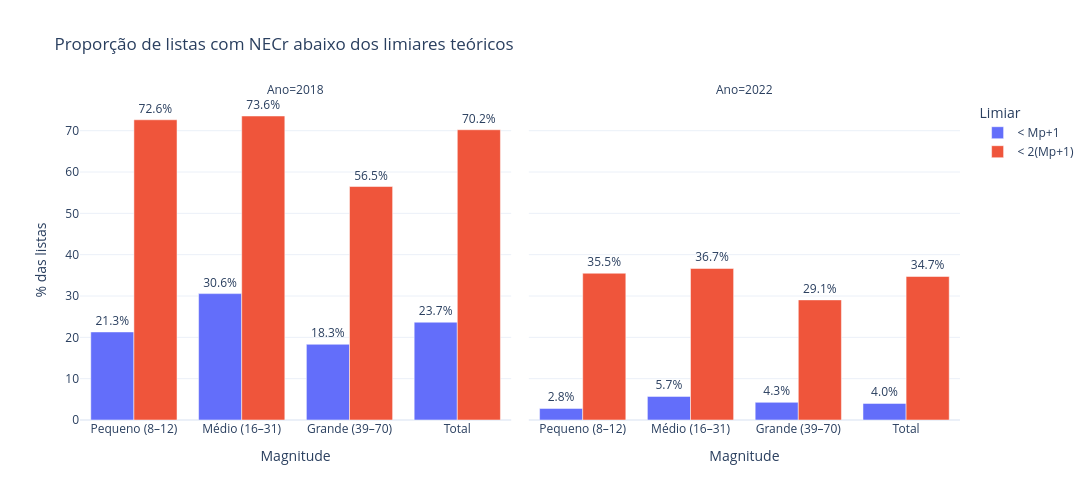

The notebook cell saved with this chart:
### Markdown cell above
## 8. Proporção de listas abaixo de $M_p$+1 e 2×($M_p$+1) — por magnitude do distrito × ano

### Code cell
resultados = []
for ano in ["2018", "2022"]:
    for dm in ordem_dm + ["Total"]:
        sub = listas_rec[listas_rec.ano_eleicao == ano]
        if dm != "Total":
            sub = sub[sub.dm_cat == dm]
        if len(sub) == 0:
            continue
        mpp1 = sub["Mp"] + 1
        resultados.append({
            "Ano": ano, "Magnitude": dm, "n": len(sub),
            "< Mp+1":    (sub["NECr"] < mpp1).mean() * 100,
            "< 2(Mp+1)": (sub["NECr"] < 2 * mpp1).mean() * 100,
        })
prop_tab = pd.DataFrame(resultados)
prop_tab["Magnitude"] = pd.Categorical(prop_tab["Magnitude"], categories=ordem_dm + ["Total"], ordered=True)

long_prop = prop_tab.melt(id_vars=["Ano", "Magnitude", "n"], value_vars=["< Mp+1", "< 2(Mp+1)"],
                           var_name="limiar", value_name="pct")

fig = px.bar(
    long_prop, x="Magnitude", y="pct", color="limiar", barmode="group", facet_col="Ano",
    text=long_prop["pct"].round(1).astype(str) + "%",
    labels={"pct": "% das listas", "limiar": "Limiar"},
    title="Proporção de listas com NECr abaixo dos limiares teóricos",
)
fig.update_traces(textposition="outside")
fig.update_layout(template="plotly_white", width=1100, height=500)
fig.show()

### Figure 1 — Plotly figure (JSON) as saved in the notebook; plotly's stock layout.template omitted (floating-point values rounded to 4 significant figures)
{"data": [{"alignmentgroup": "True", "hovertemplate": "Limiar=< Mp+1<br>Ano=2018<br>Magnitude=%{x}<br>% das listas=%{y}<br>text=%{text}<extra></extra>", "legendgroup": "< Mp+1", "marker": {"color": "#636efa", "pattern": {"shape": ""}}, "name": "< Mp+1", "offsetgroup": "< Mp+1", "orientation": "v", "showlegend": true, "text": ["21.3%", "30.6%", "18.3%", "23.7%"], "textposition": "outside", "type": "bar", "x": ["Pequeno (8–12)", "Médio (16–31)", "Grande (39–70)", "Total"], "xaxis": "x", "y": [21.31, 30.58, 18.32, 23.66], "yaxis": "y"}, {"alignmentgroup": "True", "hovertemplate": "Limiar=< Mp+1<br>Ano=2022<br>Magnitude=%{x}<br>% das listas=%{y}<br>text=%{text}<extra></extra>", "legendgroup": "< Mp+1", "marker": {"color": "#636efa", "pattern": {"shape": ""}}, "name": "< Mp+1", "offsetgroup": "< Mp+1", "orientation": "v", "showlegend": false, "text": ["2.8%", "5.7%", "4.3%", "4.0%"], "textposition": "outside", "type": "bar", "x": ["Pequeno (8–12)", "Médio (16–31)", "Grande (39–70)", "Total"], "xaxis": "x2", "y": [2.804, 5.714, 4.274, 4.012], "yaxis": "y2"}, {"alignmentgroup": "True", "hovertemplate": "Limiar=< 2(Mp+1)<br>Ano=2018<br>Magnitude=%{x}<br>% das listas=%{y}<br>text=%{text}<extra></extra>", "legendgroup": "< 2(Mp+1)", "marker": {"color": "#EF553B", "pattern": {"shape": ""}}, "name": "< 2(Mp+1)", "offsetgroup": "< 2(Mp+1)", "orientation": "v", "showlegend": true, "text": ["72.6%", "73.6%", "56.5%", "70.2%"], "textposition": "outside", "type": "bar", "x": ["Pequeno (8–12)", "Médio (16–31)", "Grande (39–70)", "Total"], "xaxis": "x", "y": [72.64, 73.55, 56.49, 70.23], "yaxis": "y"}, {"alignmentgroup": "True", "hovertemplate": "Limiar=< 2(Mp+1)<br>Ano=2022<br>Magnitude=%{x}<br>% das listas=%{y}<br>text=%{text}<extra></extra>", "legendgroup": "< 2(Mp+1)", "marker": {"color": "#EF553B", "pattern": {"shape": ""}}, "name": "< 2(Mp+1)", "offsetgroup": "< 2(Mp+1)", "orientation": "v", "showlegend": false, "text": ["35.5%", "36.7%", "29.1%", "34.7%"], "textposition": "outside", "type": "bar", "x": ["Pequeno (8–12)", "Médio (16–31)", "Grande (39–70)", "Total"], "xaxis": "x2", "y": [35.51, 36.67, 29.06, 34.72], "yaxis": "y2"}], "layout": {"annotations": [{"font": {}, "showarrow": false, "text": "Ano=2018", "x": 0.245, "xanchor": "center", "xref": "paper", "y": 1.0, "yanchor": "bottom", "yref": "paper"}, {"font": {}, "showarrow": false, "text": "Ano=2022", "x": 0.755, "xanchor": "center", "xref": "paper", "y": 1.0, "yanchor": "bottom", "yref": "paper"}], "barmode": "group", "height": 500, "legend": {"title": {"text": "Limiar"}, "tracegroupgap": 0}, "title": {"text": "Proporção de listas com NECr abaixo dos limiares teóricos"}, "width": 1100, "xaxis": {"anchor": "y", "domain": [0.0, 0.49], "title": {"text": "Magnitude"}}, "xaxis2": {"anchor": "y2", "domain": [0.51, 1.0], "matches": "x", "title": {"text": "Magnitude"}}, "yaxis": {"anchor": "x", "domain": [0.0, 1.0], "title": {"text": "% das listas"}}, "yaxis2": {"anchor": "x2", "domain": [0.0, 1.0], "matches": "y", "showticklabels": false}}}
